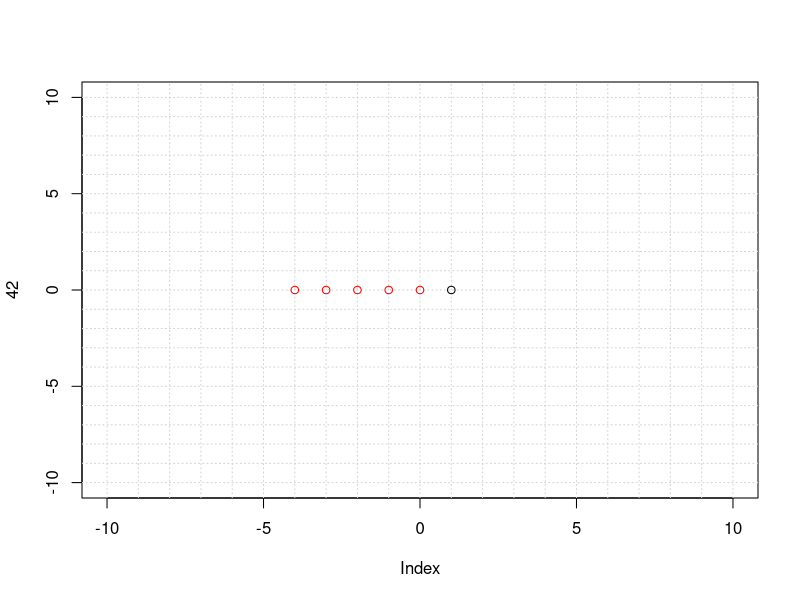
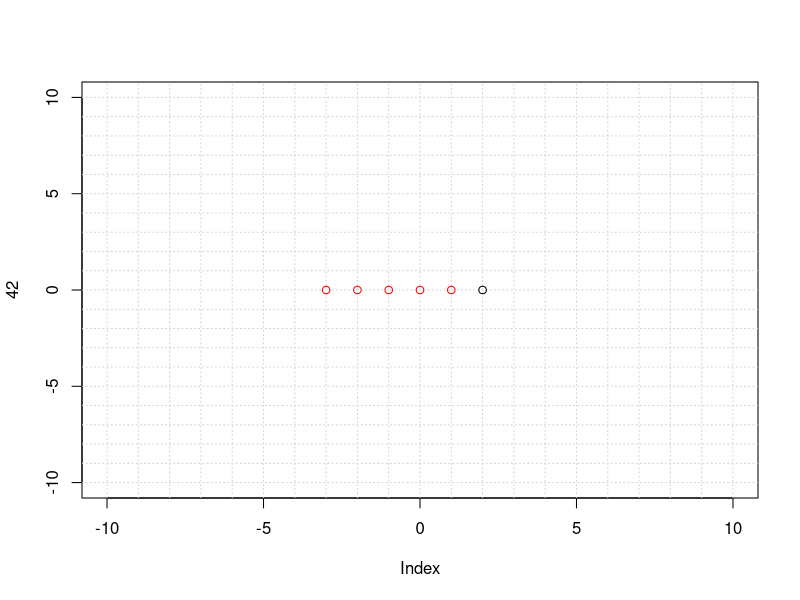
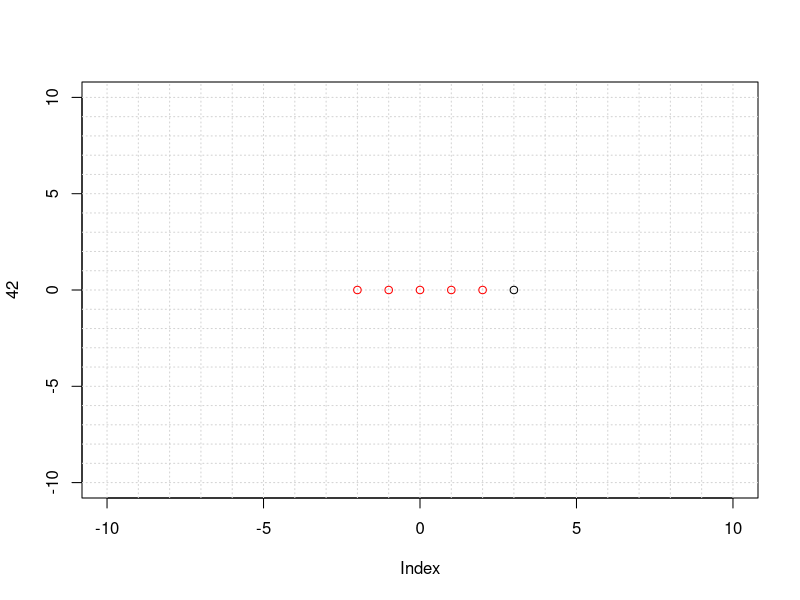
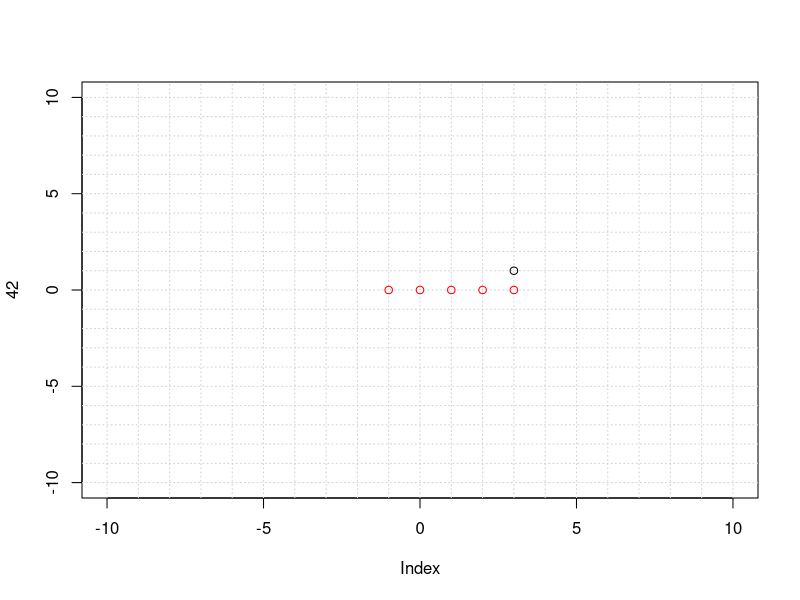
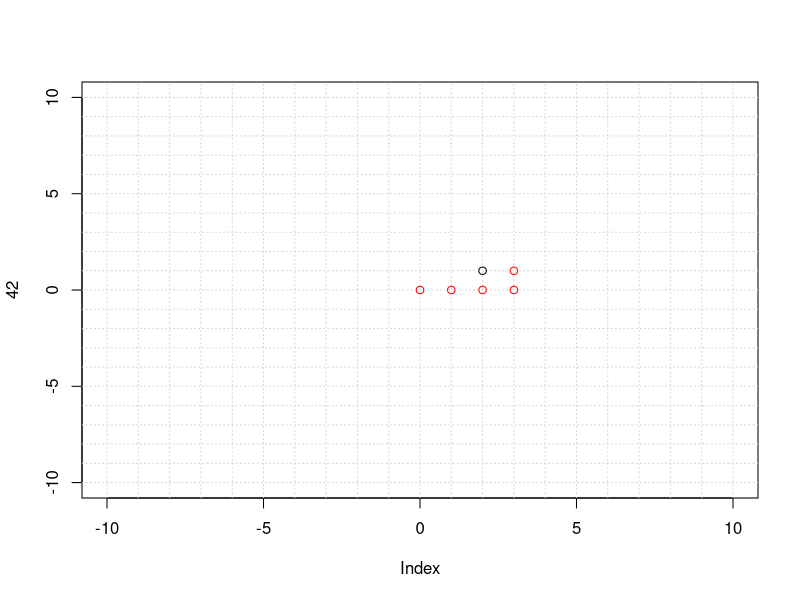
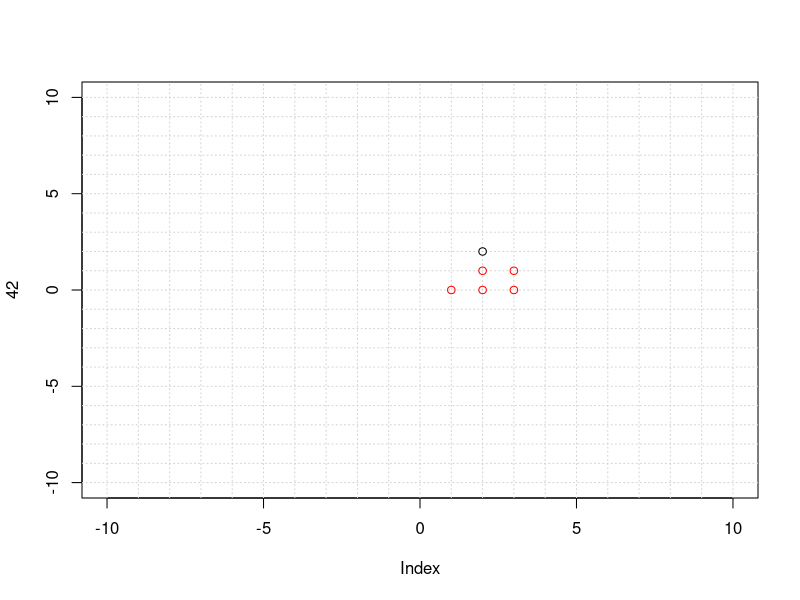
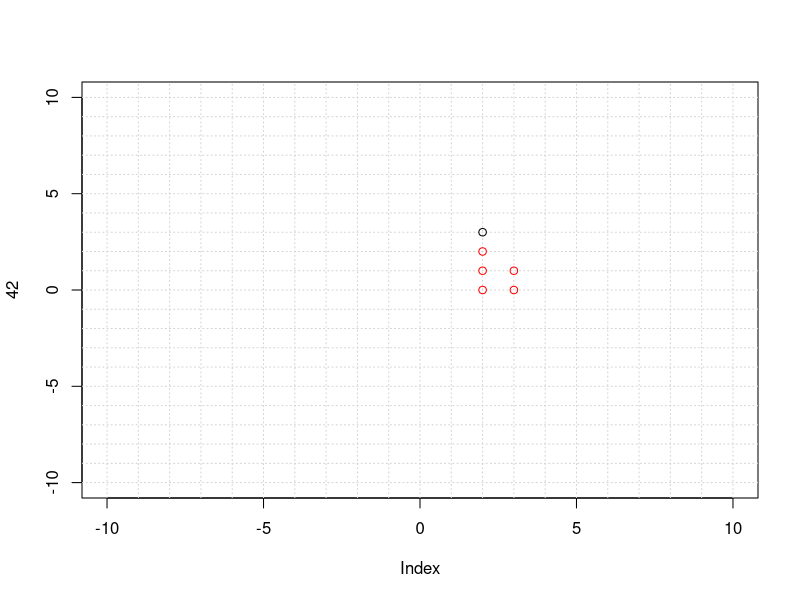
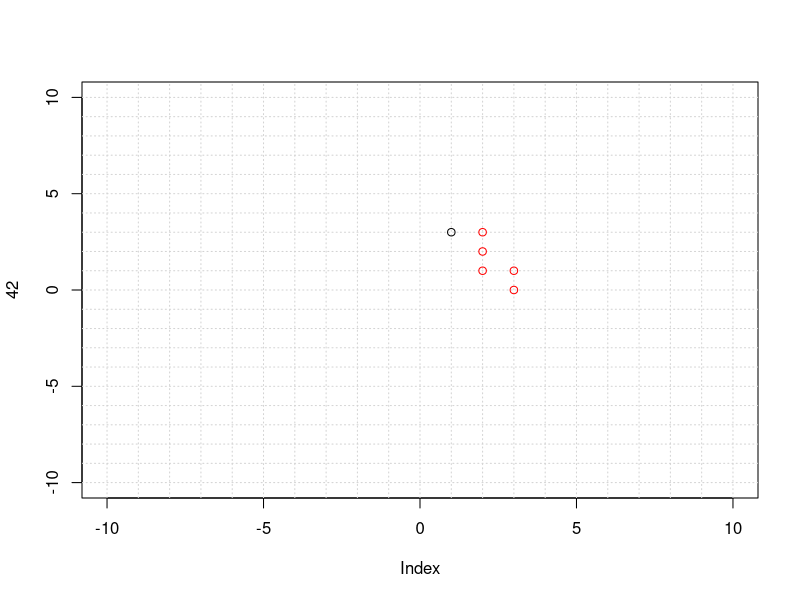

Here is the R script that generated these plots, in order:
#--------------------------------------------------------------------------------------------------
#Fonctions
#--------------------------------------------------------------------------------------------------

#cree un nouveau plot
#entree : -
#sortie : -
initGrille=function(){
  plot(42,xlim=c(-10,10),ylim=c(-10,10))
  
  abline(v=(seq(-10,10,1)), col="lightgray", lty="dotted")
  abline(h=(seq(-10,10,1)), col="lightgray", lty="dotted")
}

#test si la position actuelle est sur ou en dehors des bords
#entree : objet tete
#sortie : booléen
testMur=function(t){
  if(abs(t$x)>=11 | abs(t$y)>=11){
    return(T)
  }
  return(F)
}

#test si la direction demandé est possible et rend la 
#entree : caractere, caractere
#sortie : caractere
testDir=function(depart, demande){
  if(dirMatrix[demande,depart]){
    return(demande)
  }
  return(depart)
}

#calcul nouvelle coordonées de la tete selon la direction
#entree : objet coordonnées, direction
#sortie : objet coordonnées
move=function(t,d){
  x=t$x+coor["x",d]
  y=t$y+coor["y",d]
  return(xy.coords(x,y))
}

#Déplacement du corps
#entree : liste position
#sortie : liste position
moveCorps=function(lp){
  vecCorps=names(lp)
  invCorps=rev(vecCorps)
  l=length(invCorps)
  for(i in 1:(l-1)){
    # print(paste("Voilà ce que je prend : ", invCorps[i]))
    # print(paste("ce que je met : ", invCorps[i+1]))
    lp[[ invCorps[i] ]] = lp[[ invCorps[i+1] ]]
  }
  return(lp)
}

#test si la tete entre en colision avec le corps
#entree : liste position
#sortie : booléen
testCollision=function(lp){
  
  for(i in seq(1 , length(lp)-1) ) {
    if(lp[[as.character(i)]]$x==lp[["0"]]$x){
      if(lp[[as.character(i)]]$y==lp[["0"]]$y){
        return(T)
      }
    }
  }
  return(F)
}

#creer un objet snake avec un corps de taille n
#entree : chiffre
#sortie : objet snake
initSnake=function(n){
  listElem=list()
  for(i in seq(0,n)){
    listElem[[as.character(i)]]=xy.coords(-i,0)
  }
  return(listElem)
}

#--------------------------------------------------------------------------------------------------
#Initialisation
#--------------------------------------------------------------------------------------------------

#liste des directions possibles
dirVect=c("z","q","s","d")

#matrice des directions 
dirMatrix=matrix(rep(T,16),
                 nrow=4,
                 dimnames = list(dirVect,dirVect))
#insertion des imcompatibilités
dirMatrix["z","s"]=F
dirMatrix["s","z"]=F
dirMatrix["d","q"]=F
dirMatrix["q","d"]=F


#matrice changement coordonnees selon direction
coor=matrix(c(0,-1,0,1,
              +1,0,-1,0),
            byrow=T,
            nrow=2,
            dimnames = list(c("x","y"), dirVect))

#entité
lp=initSnake(5)
d="d"
initGrille()
#--------------------------------------------------------------------------------------------------
#Main
#--------------------------------------------------------------------------------------------------

#boucle de test mv
main=function(){
  while ( (! testMur(lp[['0']]) ) & (! testCollision(lp) ) ){
    
    ##MOUVEMENT
    #snake entier
    lp=moveCorps(lp)
    #tete
    lp[['0']]=move(lp[['0']],d)
    
    ##TEST CROQUE POMME
    
    
    ##AFFICHAGE
    for(i in names(lp)){
      #tete noire
      if(i=='0'){
        points(lp[[i]], col='black')
      }
      #corps rouge
      else{
        points(lp[[i]], col='red')
      }
    }
    #pomme
    
    ##DIRECTION
    #choisir direction
    nouvelleDir=sample(dirVect,1)
    #tester direction
    d=testDir(d,nouvelleDir)
    
    #animation
    Sys.sleep(0.3)
    initGrille()
  }
}

main()
